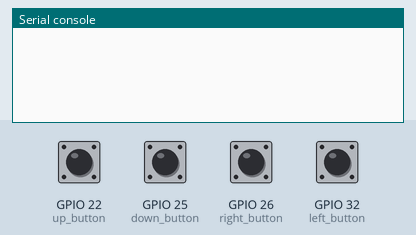
A program run on a simulated ESP32 board running MicroPython. On the bench: the last lines printed to the serial console. Inputs (shaded band) come from the test bench; at power-on: GPIO 22 (up_button), GPIO 25 (down_button), GPIO 26 (right_button), GPIO 32 (left_button) HIGH.

Above: at 1.2 s.
1.3 s: GPIO 22 (up_button) pulled LOW for 0.15 s
At 2.2 s:
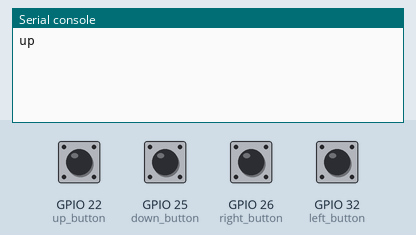
2.9 s: GPIO 25 (down_button) pulled LOW for 0.15 s
At 3.7 s:
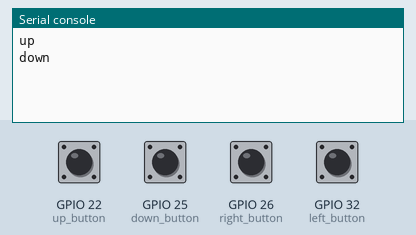
4.5 s: GPIO 26 (right_button) pulled LOW for 0.15 s
At 5.7 s:
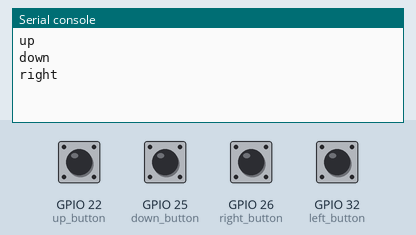
6.1 s: GPIO 32 (left_button) pulled LOW for 0.15 s
At 7.2 s:
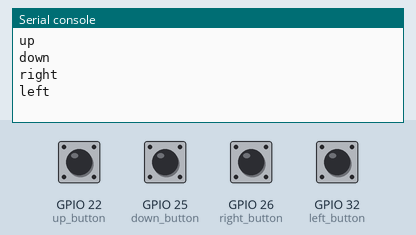

The program:

2.2_button.py
```python
from machine import Pin
from time import sleep

makerobo_upPin = 22    #轻触按键Pin端口
makerobo_leftPin = 32  #轻触按键Pin端口
makerobo_downPin = 25  #轻触按键Pin端口
makerobo_rightPin = 26 #轻触按键Pin端口

up_button = Pin(makerobo_upPin, Pin.IN, Pin.PULL_UP)       # 设置up_button管脚为输入模式，上拉至高电平(3.3V)
left_button = Pin(makerobo_leftPin, Pin.IN, Pin.PULL_UP)   # 设置left_button管脚为输入模式，上拉至高电平(3.3V)
down_button = Pin(makerobo_downPin, Pin.IN, Pin.PULL_UP)   # 设置down_button管脚为输入模式，上拉至高电平(3.3V)
right_button = Pin(makerobo_rightPin, Pin.IN, Pin.PULL_UP) # 设置right_button管脚为输入模式，上拉至高电平(3.3V)

state = ['up', 'left','down', 'right']  # 方向状态信息

makerobo_up_status = 1
makerobo_left_status = 1
makerobo_down_status = 1
makerobo_right_status = 1
while True:
    # up
    makerobo_up_tmp = up_button.value()
    if makerobo_up_tmp != makerobo_up_status:
        if makerobo_up_tmp == 0:
            print(state[0])
        makerobo_up_status = makerobo_up_tmp

    # left
    makerobo_left_tmp = left_button.value()
    if makerobo_left_tmp != makerobo_left_status:
        if makerobo_left_tmp == 0:
            print(state[1])
        makerobo_left_status = makerobo_left_tmp

    # down
    makerobo_down_tmp = down_button.value()
    if makerobo_down_tmp != makerobo_down_status:
        if makerobo_down_tmp == 0:
            print(state[2])
        makerobo_down_status = makerobo_down_tmp

    # right
    makerobo_right_tmp = right_button.value()
    if makerobo_right_tmp != makerobo_right_status:
        if makerobo_right_tmp == 0:
            print(state[3])
        makerobo_right_status = makerobo_right_tmp

    sleep(0.02)
```

Measured:
- after the input at 1.3 s, the serial console: prints a new line at once (image 1)
- after the input at 2.9 s, the serial console: prints a new line at once (image 2)
- after the input at 4.5 s, the serial console: prints a new line at once (image 3)
- after the input at 6.1 s, the serial console: prints a new line at once (image 4)
